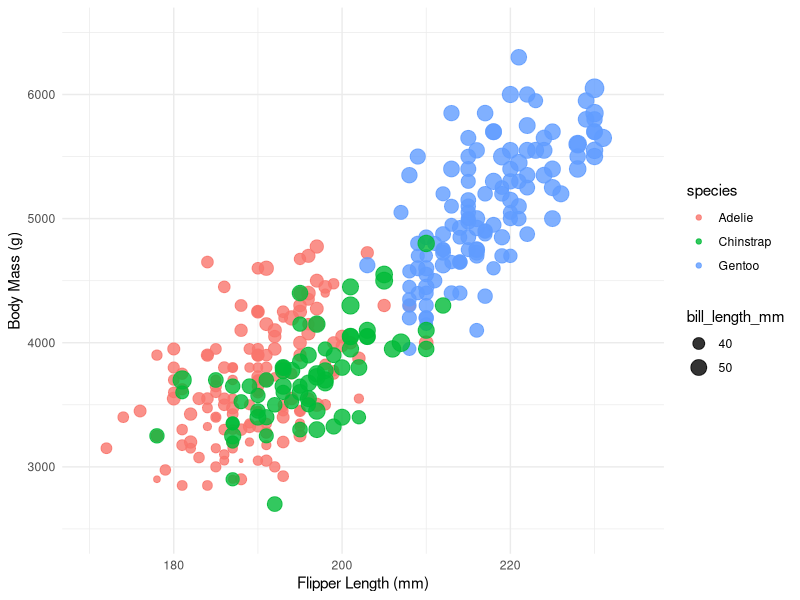

The R script that drew this image:
library(ggplot2)

data <- read.csv("penglings.csv")

chart <- ggplot(data, aes(x=flipper_length_mm, y=body_mass_g,
                          color=species, size=bill_length_mm)) +
  geom_point(alpha=0.8, na.rm=TRUE) +
  coord_cartesian(xlim=c(170, 235), ylim=c(2500, 6500)) +
  labs(x="Flipper Length (mm)", y="Body Mass (g)") +
  theme_minimal()

ggsave("../img/ggplot2.png", chart, width=9, height=6)
